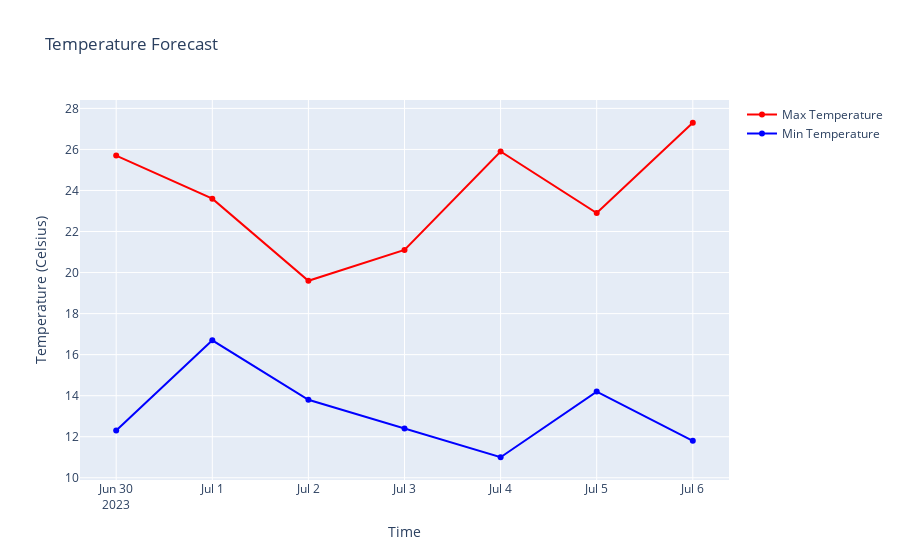

Source (notebook cell):
### Code cell
#import plotly.express as px
import plotly.graph_objects as go

#pip install --upgrade nbformat


fig = go.Figure()
fig.add_trace(go.Scatter(x=df_meteo['time'], y=df_meteo['apparent_temperature_max'], name='Max Temperature', line=dict(color='red')))
fig.add_trace(go.Scatter(x=df_meteo['time'], y=df_meteo['apparent_temperature_min'], name='Min Temperature', line=dict(color='blue')))

fig.update_layout(
    title='Temperature Forecast',
    xaxis=dict(title='Time'),
    yaxis=dict(title='Temperature (Celsius)')
)

fig.show()

### Figure 1 — Plotly figure (JSON) as saved in the notebook; plotly's stock layout.template omitted (floating-point values rounded to 4 significant figures)
{"data": [{"line": {"color": "red"}, "name": "Max Temperature", "type": "scatter", "x": ["2023-06-30", "2023-07-01", "2023-07-02", "2023-07-03", "2023-07-04", "2023-07-05", "2023-07-06"], "y": [25.7, 23.6, 19.6, 21.1, 25.9, 22.9, 27.3]}, {"line": {"color": "blue"}, "name": "Min Temperature", "type": "scatter", "x": ["2023-06-30", "2023-07-01", "2023-07-02", "2023-07-03", "2023-07-04", "2023-07-05", "2023-07-06"], "y": [12.3, 16.7, 13.8, 12.4, 11, 14.2, 11.8]}], "layout": {"title": {"text": "Temperature Forecast"}, "xaxis": {"title": {"text": "Time"}}, "yaxis": {"title": {"text": "Temperature (Celsius)"}}}}
